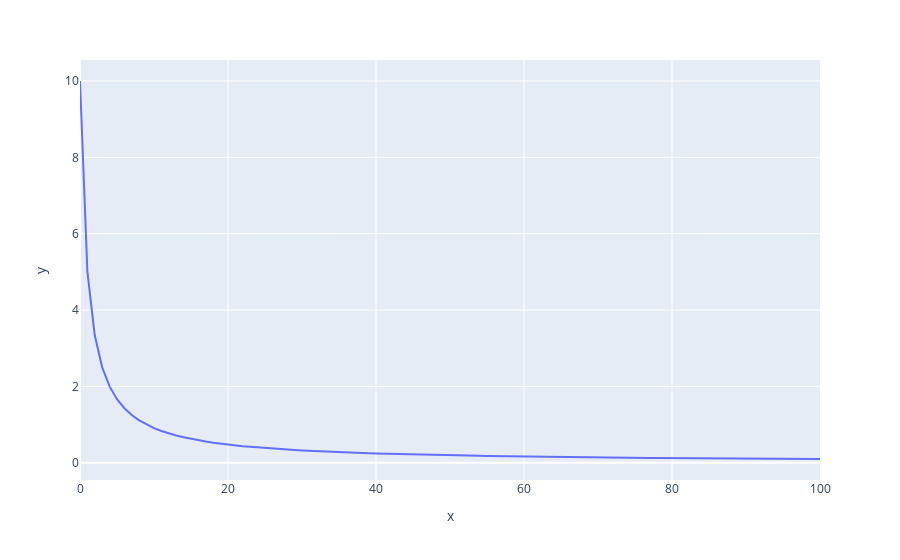

Notebook code cell kept with this figure:
### Code cell
ex.line(y=simulate_variance(10, 10, 0))

### Figure 1 — Plotly figure (JSON) as saved in the notebook; plotly's stock layout.template omitted (floating-point values rounded to 4 significant figures)
{"data": [{"hovertemplate": "x=%{x}<br>y=%{y}<extra></extra>", "legendgroup": "", "line": {"color": "#636efa", "dash": "solid"}, "marker": {"symbol": "circle"}, "mode": "lines", "name": "", "orientation": "v", "showlegend": false, "type": "scatter", "x": [0, 1, 2, 3, 4, 5, 6, 7, 8, 9, 10, 11, 12, 13, 14, 15, 16, 17, 18, 19, 20, 21, 22, 23, 24, 25, 26, 27, 28, 29, 30, 31, 32, 33, 34, 35, 36, 37, 38, 39, 40, 41, 42, 43, 44, 45, 46, 47, 48, 49, 50, 51, 52, 53, 54, 55, 56, 57, 58, 59, 60, 61, 62, 63, 64, 65, 66, 67, 68, 69, 70, 71, 72, 73, 74, 75, 76, 77, 78, 79, 80, 81, 82, 83, 84, 85, 86, 87, 88, 89, 90, 91, 92, 93, 94, 95, 96, 97, 98, 99, 100], "xaxis": "x", "y": [10, 5, 3.333, 2.5, 2.0, 1.667, 1.429, 1.25, 1.111, 1.0, 0.9091, 0.8333, 0.7692, 0.7143, 0.6667, 0.625, 0.5882, 0.5556, 0.5263, 0.5, 0.4762, 0.4545, 0.4348, 0.4167, 0.4, 0.3846, 0.3704, 0.3571, 0.3448, 0.3333, 0.3226, 0.3125, 0.303, 0.2941, 0.2857, 0.2778, 0.2703, 0.2632, 0.2564, 0.25, 0.2439, 0.2381, 0.2326, 0.2273, 0.2222, 0.2174, 0.2128, 0.2083, 0.2041, 0.2, 0.1961, 0.1923, 0.1887, 0.1852, 0.1818, 0.1786, 0.1754, 0.1724, 0.1695, 0.1667, 0.1639, 0.1613, 0.1587, 0.1563, 0.1538, 0.1515, 0.1493, 0.1471, 0.1449, 0.1429, 0.1408, 0.1389, 0.137, 0.1351, 0.1333, 0.1316, 0.1299, 0.1282, 0.1266, 0.125, 0.1235, 0.122, 0.1205, 0.119, 0.1176, 0.1163, 0.1149, 0.1136, 0.1124, 0.1111, 0.1099, 0.1087, 0.1075, 0.1064, 0.1053, 0.1042, 0.1031, 0.102, 0.101, 0.1, 0.09901], "yaxis": "y"}], "layout": {"autosize": true, "legend": {"tracegroupgap": 0}, "margin": {"t": 60}, "xaxis": {"anchor": "y", "autorange": true, "domain": [0, 1], "range": [0, 100], "title": {"text": "x"}, "type": "linear"}, "yaxis": {"anchor": "x", "autorange": true, "domain": [0, 1], "range": [-0.451, 10.55], "title": {"text": "y"}, "type": "linear"}}}
